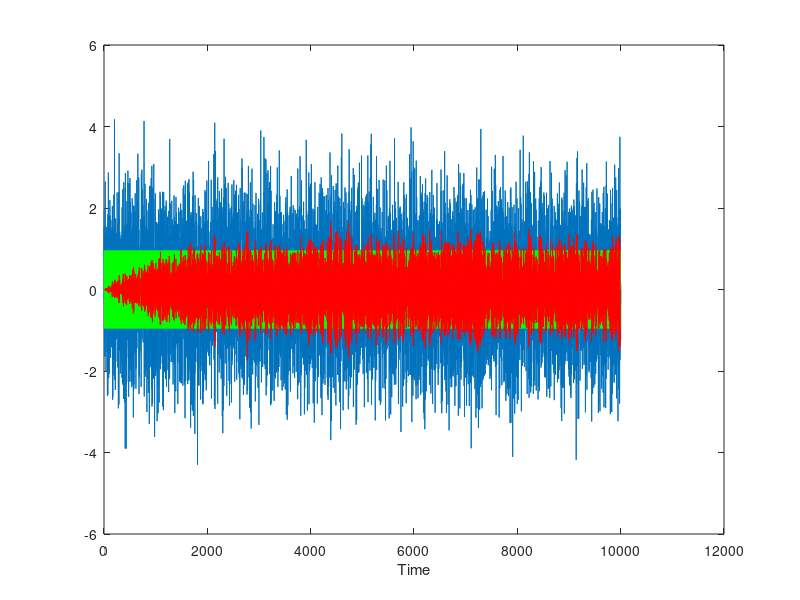
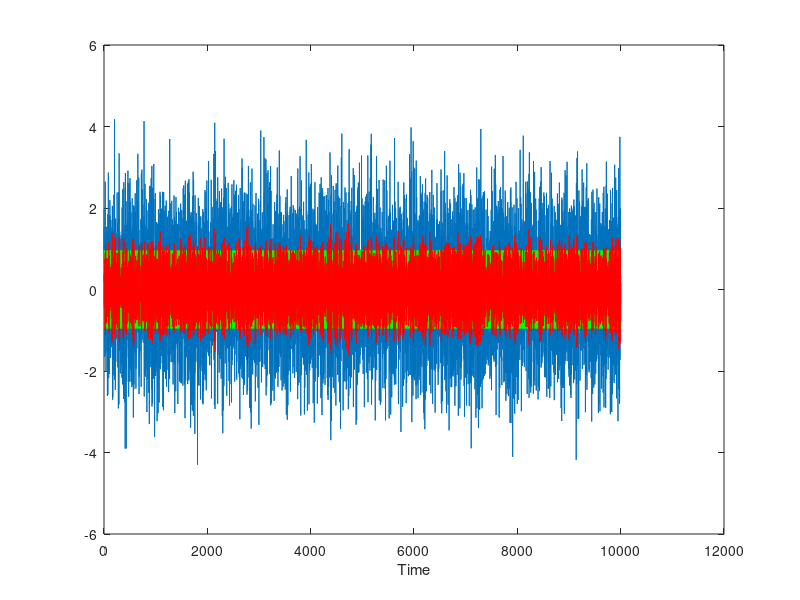
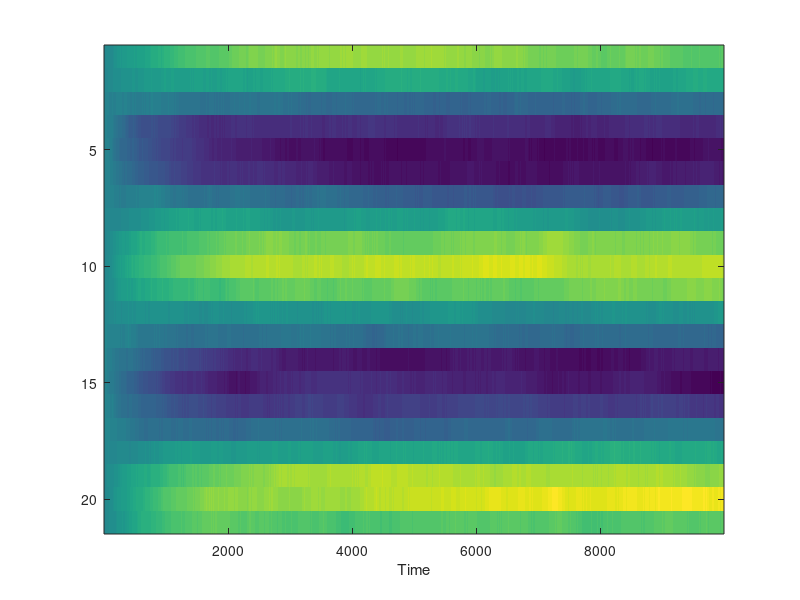
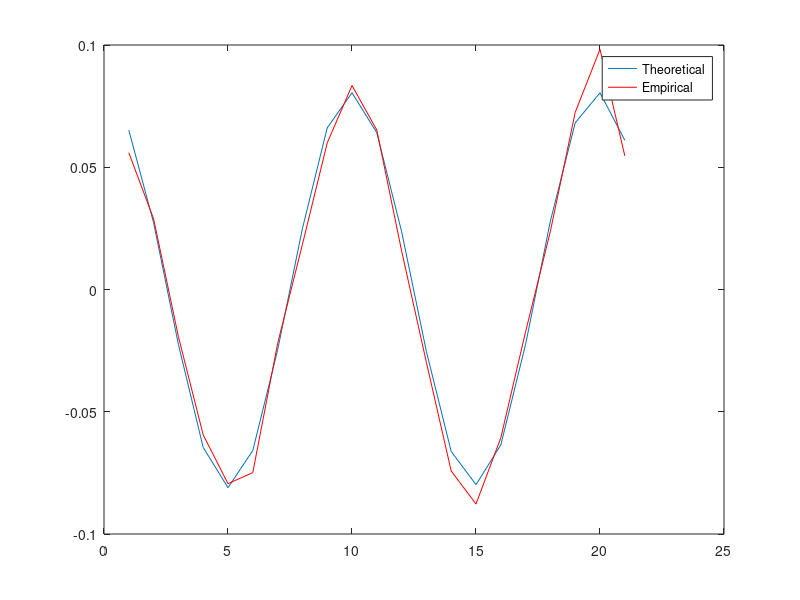

The MATLAB script that drew these images, in order:
%% Test script to see how recursive least squares performs
% with a non causal filter in the noise cancellation framework
% should be possible if we compare y to a time-delayed or advanced verison
% of x beyond the scope of the filter
% using recursive least squares instead of LMS algorithm
% signal will be sinusoid, noise will be IID AWGN
% Neal Wadhwa, February 2014

clear;
close all;

N = 1e4;
P = 20;
n = 0:N;
sigman = 1;

d = sin(2*pi/10*n);
v = sigman*randn(size(d));
x = d + v;


q = 10;
p = 2*q + 1;
w = zeros(p+5,p)/(p);
y = zeros(size(d));
mu = 0.001;
for n = q+3:N-q-1
   y(n) = convn(x(n-q:n+q), w(n,:), 'valid');
   e(n) = y(n)-x(n+q+1);
   xT = x(n+q:-1:n-q);   
   w(n+1,:) = w(n,:) - mu * xT./(norm(xT)+eps)*e(n); % Normalized gradient descent
    
end
%% Solve Weiner-Hopf equations
A  = xcorr(x,x);
A = A(1:N+1);
weights = [1:N+1];
A = A./weights;
A = fliplr(A);
M = p;
[XX, YY] = meshgrid(0:M-1, 0:M-1);
idx = abs(XX-YY)+1;
R = A(idx);


B = xcorr(d,x);
B = B(1:N+1);
B = B./weights;
B = fliplr(B);
idx = [ 1:p] + 1;
rdx =  B(idx)';
w_weiner = R\rdx; % What w should converge to
y_weiner = conv(x, w_weiner, 'same');


%% Plot
figure('Position', [1 1 640 480]);
plot(x)
hold on;
plot(d, 'g');
plot(y,'r');
xlabel('Time');

figure('Position', [1280 1 640 480]);
plot(x)
hold on;
plot(d, 'g');
plot(y_weiner,'r');
xlabel('Time');


figure('Position', [ 1 480 640 480]);
imagesc(w');
xlabel('Time');

figure('Position', [ 640 480 640 480]);
plot(w_weiner); hold on;
plot(w(end,:),'r');
legend({'Theoretical', 'Empirical'}, 'Location', 'Best');

figure('Position', [ 640 1 640 480]);
plot(abs(fft(w_weiner,1e3))); hold on;
plot(abs(fft(w(end,:),1e3)),'r');
legend({'Theoretical', 'Empirical'},'Location', 'Best');

